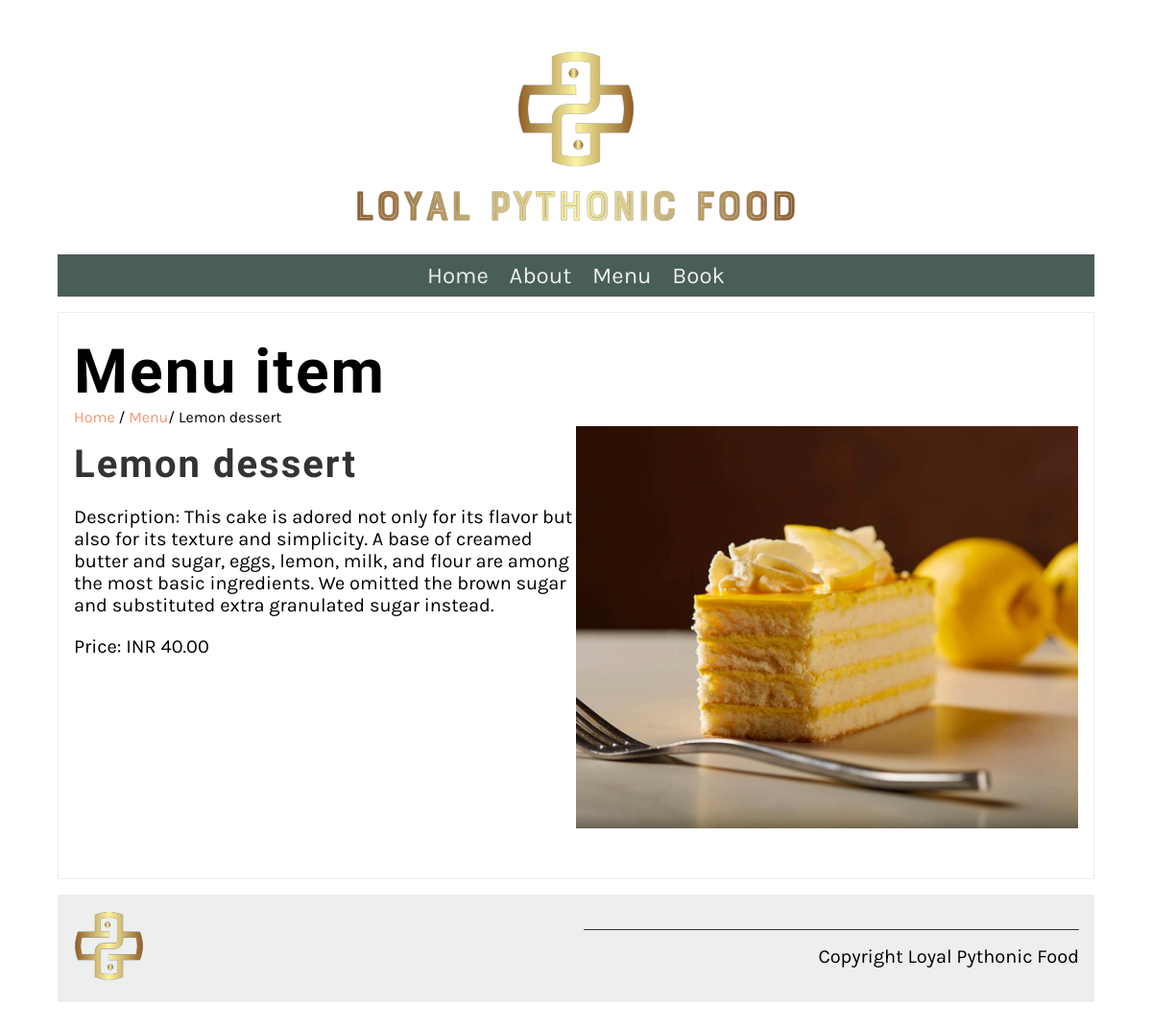
Page /menu_item/4/ on the committed database.
### restaurant/models.py (models this page shows, shortened)
class Menu(models.Model):
   name = models.CharField(max_length=200)
   price = models.IntegerField(null=False)
   menu_item_description = models.TextField(max_length=1000, default='')

### restaurant/views.py (the view)
# urls.py: path('menu_item/<int:pk>/', views.display_menu_item, name="menu_item"),
def display_menu_item(request, pk=None):
    if pk:
        menu_item = Menu.objects.get(pk=pk)
    else:
        menu_item = ""
    return render(request, 'menu_item.html', {"menu_item": menu_item})

### restaurant/templates/menu_item.html
{% extends 'base.html' %}
{% load static %}
{% block content %}
<section>
   <article>
      <h1>Menu item</h1>
      <span>
         <a href="{% url 'home' %}">Home</a> /
         <a href="{% url 'menu' %}">Menu</a>/
         {{menu_item.name}}
      </span>
      <div class="row">
         <div class="column">
            <h2>
                {{ menu_item.name }}
            </h2>
            <p>
                {{ menu_item.menu_item_description }}
            </p>
            <p>
                Price: INR {{ menu_item.price }}.00
            </p>
         </div>
         <div class="column">
            <img src="/restaurant/static/img/menu_items/{{menu_item.name}}.jpg" alt="{{ menu_item.name}}" />
        </div>
      </div>
   </article>
</section>
{% endblock %}

### restaurant/static/css/style.css (style rules this page uses)
body { font-family: 'Karla', sans-serif; margin-top: 3rem; margin-bottom: 3rem; margin-left: 5%; margin-right: 5%; }
h1, h2, h3, h4, h5, h6 { font-family: 'Markazi Text', serif; letter-spacing: 2px;; }
h1 { font-size: 4rem; margin-top: 1.5rem; margin-bottom: 0; }
h2 { font-size: 2.5rem; color: #333333; margin:1rem 0; }
p, ul { font-size: 1.25rem;; }
a { color: #EE9972; text-decoration: none; }
section { display: flex; gap: 2rem 1rem; margin-top: 1rem; margin-bottom: 1rem; flex-direction: row; }
article { flex:1; }
article img { max-width: 100%; }
main article { border: 1px solid #EDEFEE; padding-left: 1rem; padding-right: 1rem; }
.row { display: flex; flex-direction: row; width: 100%; padding-bottom: 1rem; }
.column { flex-basis: 50%; margin-bottom: 1rem; padding-bottom: 1rem; }

### rows in the picture
Menu: name "Lemon dessert", menu_item_description "Description: This cake is adored not only for its flavor but also for its texture and simplicity. A base of creamed butter and sugar, eggs, lemon, milk, and flour are among the most basic ingredients. We omitted the brown sugar and substituted extra granulated sugar instead.", price "40", name (picture)
